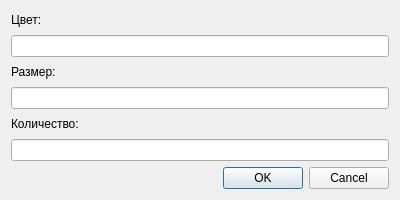
<?xml version="1.0" encoding="UTF-8"?>
<ui version="4.0">
 <class>Dialog</class>
 <widget class="QDialog" name="Dialog">
  <property name="geometry">
   <rect>
    <x>0</x>
    <y>0</y>
    <width>400</width>
    <height>200</height>
   </rect>
  </property>
  <property name="windowTitle">
   <string>Параметры</string>
  </property>
  <layout class="QVBoxLayout" name="verticalLayout_6">
   <item>
    <layout class="QVBoxLayout" name="verticalLayout_5">
     <item>
      <widget class="QLabel" name="label">
       <property name="text">
        <string>Цвет:</string>
       </property>
      </widget>
     </item>
     <item>
      <widget class="QLineEdit" name="lineEdit">
       <property name="inputMask">
        <string/>
       </property>
      </widget>
     </item>
     <item>
      <widget class="QLabel" name="label_2">
       <property name="text">
        <string>Размер:</string>
       </property>
      </widget>
     </item>
     <item>
      <widget class="QLineEdit" name="lineEdit_2"/>
     </item>
     <item>
      <widget class="QLabel" name="label_3">
       <property name="text">
        <string>Количество:</string>
       </property>
      </widget>
     </item>
     <item>
      <widget class="QLineEdit" name="lineEdit_3"/>
     </item>
    </layout>
   </item>
   <item>
    <widget class="QDialogButtonBox" name="buttonBox">
     <property name="orientation">
      <enum>Qt::Horizontal</enum>
     </property>
     <property name="standardButtons">
      <set>QDialogButtonBox::Cancel|QDialogButtonBox::Ok</set>
     </property>
    </widget>
   </item>
  </layout>
 </widget>
 <resources/>
 <connections>
  <connection>
   <sender>buttonBox</sender>
   <signal>accepted()</signal>
   <receiver>Dialog</receiver>
   <slot>accept()</slot>
   <hints>
    <hint type="sourcelabel">
     <x>248</x>
     <y>254</y>
    </hint>
    <hint type="destinationlabel">
     <x>157</x>
     <y>274</y>
    </hint>
   </hints>
  </connection>
  <connection>
   <sender>buttonBox</sender>
   <signal>rejected()</signal>
   <receiver>Dialog</receiver>
   <slot>reject()</slot>
   <hints>
    <hint type="sourcelabel">
     <x>316</x>
     <y>260</y>
    </hint>
    <hint type="destinationlabel">
     <x>286</x>
     <y>274</y>
    </hint>
   </hints>
  </connection>
 </connections>
</ui>
